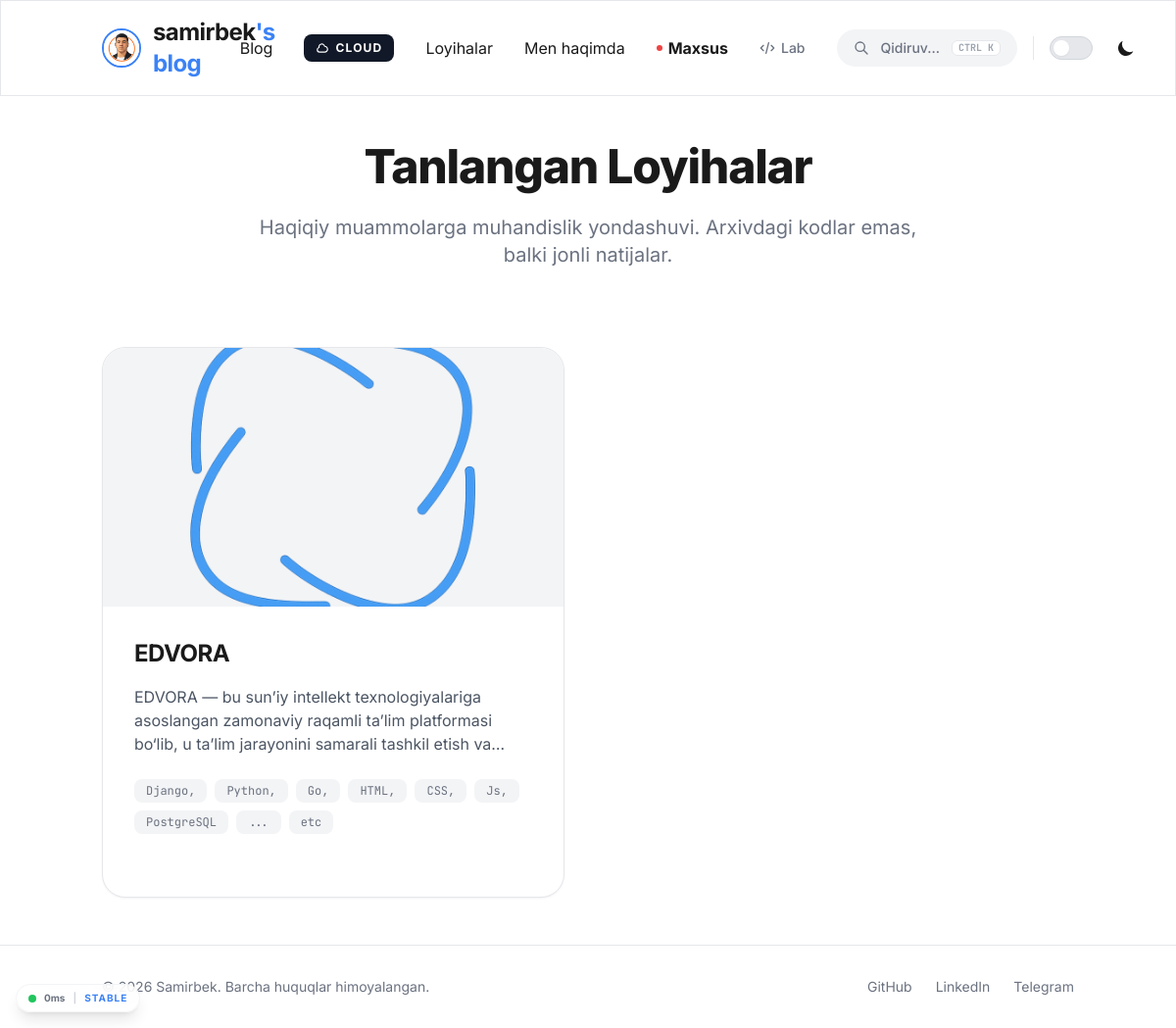
Page /projects/ (signed in) on the committed database.
### blog/models.py (models this page shows, shortened)
class Project(models.Model):
    title = models.CharField(max_length=200)
    slug = models.SlugField(unique=True, blank=True)
    description = models.TextField()
    context = models.TextField(help_text="Qanday muammo bor edi?")
    tech_stack = models.CharField(max_length=500, help_text="Texnologiyalar steki (vergul bilan ajrating)")
    result = models.TextField(help_text="Qanday natijaga erishildi?")
    image = models.ImageField(upload_to='project_images/', blank=True, null=True)
    github_url = models.URLField(blank=True)
    live_url = models.URLField(blank=True)
    created_at = models.DateTimeField(auto_now_add=True)
    class Meta:
        ordering = ['-created_at']

### blog/views.py (the view)
# urls.py: path('projects/', views.ProjectListView.as_view(), name='project_list'),
class ProjectListView(ListView):
    model = Project
    template_name = 'blog/project_list.html'
    context_object_name = 'projects'

### templates/blog/project_list.html (shortened to what this page needs)
{% extends 'base.html' %}
{% block content %}
<section class="max-w-5xl mx-auto px-4">
    <div class="text-center mb-20 animate-fade-in">
        <h1 class="text-5xl font-extrabold mb-6 tracking-tight">Tanlangan Loyihalar</h1>
        <p class="text-gray-500 text-xl max-w-2xl mx-auto">
            Haqiqiy muammolarga muhandislik yondashuvi. Arxivdagi kodlar emas, balki jonli natijalar.
        </p>
    </div>
    <div class="grid grid-cols-1 md:grid-cols-2 gap-12">
        {% for project in projects %}
        <div class="bg-white dark:bg-gray-900 border border-gray-200 dark:border-gray-800 rounded-3xl overflow-hidden shadow-sm hover:shadow-xl transition-all group">
            <div class="aspect-video relative overflow-hidden bg-gray-100 dark:bg-gray-800">
                {% if project.image %}
                <img src="{{ project.image.url }}" alt="{{ project.title }}" class="w-full h-full object-cover group-hover:scale-105 transition-transform duration-500">
                {% else %}
                <div class="w-full h-full flex items-center justify-center bg-gradient-to-br from-blue-500 to-indigo-600 opacity-20"></div>
                <div class="absolute inset-0 flex items-center justify-center">
                    <span class="text-4xl font-bold text-blue-500 opacity-40">{{ project.title|slice:":2"|upper }}</span>
                </div>
                {% endif %}
            </div>
            <div class="p-8">
                <h3 class="text-2xl font-bold mb-4 group-hover:text-blue-500 transition-colors">
                    {{ project.title }}
                </h3>
                <p class="text-gray-600 dark:text-gray-400 mb-6 line-clamp-3">
                    {{ project.description }}
                </p>
                <div class="flex flex-wrap gap-2 mb-8">
                    {% for tech in project.tech_stack.split %}
                    <span class="px-3 py-1 bg-gray-100 dark:bg-gray-800 rounded-lg text-xs font-mono text-gray-500">{{ tech }}</span>
                    {% endfor %}
                </div>
            </div>
        </div>
        {% empty %}
        <div class="col-span-full text-center py-20 text-gray-400">
            Hozircha loyihalar yuklanmagan.
        </div>
        {% endfor %}
    </div>
</section>
{% endblock %}

### static/css/index.css (style rules this page uses)
:root { --bg-primary: #ffffff; --text-primary: #1a1a1a; --accent: #3b82f6; }
body { font-family: 'Inter', sans-serif; background-color: var(--bg-primary); color: var(--text-primary); transition: background-color 0.3s ease, color 0.3s ease; }
h1, h2, h3, h4 { letter-spacing: -0.02em; font-weight: 700; }

### templates/base.html (style rules this page uses)
body { top: 0 !important; }

### rows in the picture
Project: image (picture), title "EDVORA", description "EDVORA — bu sun’iy intellekt texnologiyalariga asoslangan zamonaviy raqamli ta’lim platformasi bo‘lib, u ta’lim jarayonini samarali tashkil etish…", split "Django," "Python," "Go," "HTML," "CSS," "Js," "PostgreSQL" "..." "etc"
